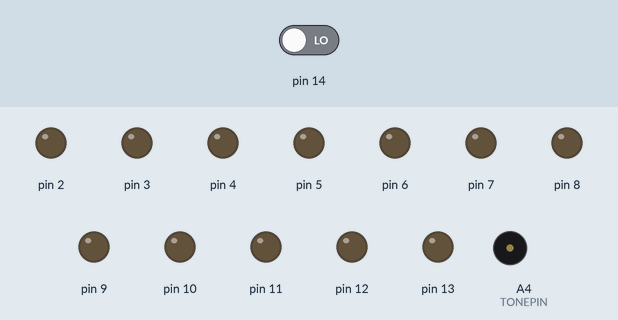
This sketch was run on a simulated Arduino Uno, built with avr-gcc and run on an emulated ATmega328P. On the bench: output pins drawn as LEDs (lit = HIGH), buzzer (waves = sounding). Inputs (shaded band) come from the test bench; at power-on: pin 14 LOW. Pins used as bus, display or sensor lines are not drawn; what the sketch prints to the serial monitor is not drawn.

Above: at 2.3 s.
2.4 s: pin 14 driven HIGH
At 5.9 s:
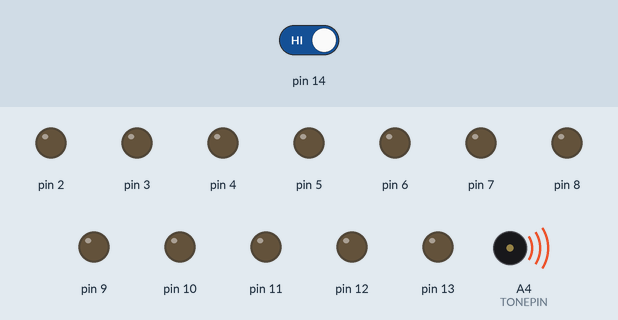
8.4 s: pin 14 driven LOW
At 9.6 s:
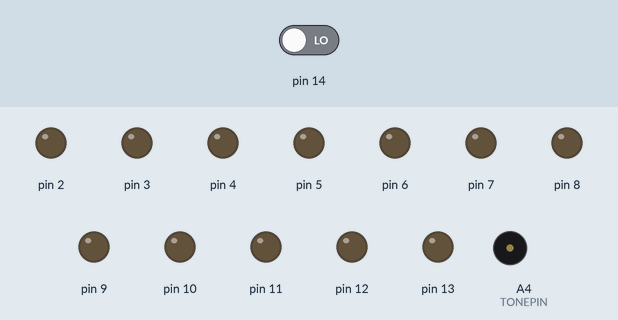
Timing chart, 0 to 11.4 s (numbered marks = the images above; inputs shaded):
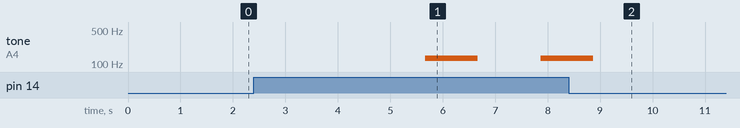

Measured:
- after the input at 2.4 s, tone on A4 (TONEPIN): silent → 131 Hz after 3.3 s, → silent 1.0 s later, → 131 Hz 1.2 s later
- after the input at 8.4 s, pin 13: stays LOW (without the input it goes to HIGH after 0.67 s)

The sketch:

TesteBiblioteca2.ino
```cpp
#include <CaixaDeLogica.h>
#include <NewTone.h>
#include <digitalWriteFast.h>

#define NOP __asm__ __volatile__ ("nop\n\t")
#define NOP10 NOP;NOP;NOP;NOP;NOP;NOP;NOP;NOP;NOP;NOP
#define NOP9 NOP;NOP;NOP;NOP;NOP;NOP;NOP;NOP;NOP
#define NOP8 NOP;NOP;NOP;NOP;NOP;NOP;NOP;NOP
#define NOP7 NOP;NOP;NOP;NOP;NOP;NOP;NOP
#define NOP6 NOP;NOP;NOP;NOP;NOP;NOP
#define NOP5 NOP;NOP;NOP;NOP;NOP
#define NOP4 NOP;NOP;NOP;NOP
#define NOP3 NOP;NOP;NOP
#define NOP2 NOP;NOP
#define NOP1 NOP

#define NOP11 NOP10;NOP1
#define NOP12 NOP10;NOP2
#define NOP13 NOP10;NOP3
#define NOP14 NOP10;NOP4
#define NOP15 NOP10;NOP5
#define NOP16 NOP10;NOP6
#define NOP17 NOP10;NOP7
#define NOP18 NOP10;NOP8
#define NOP19 NOP10;NOP9
#define NOP20 NOP10;NOP10

#define NOP21 NOP20;NOP1
#define NOP22 NOP20;NOP2
#define NOP23 NOP20;NOP3
#define NOP24 NOP20;NOP4
#define NOP25 NOP20;NOP5
#define NOP26 NOP20;NOP6
#define NOP27 NOP20;NOP7
#define NOP28 NOP20;NOP8
#define NOP29 NOP20;NOP9
#define NOP30 NOP20;NOP10

#define NOP31 NOP30;NOP1
#define NOP32 NOP30;NOP2
#define NOP33 NOP30;NOP3
#define NOP34 NOP30;NOP4
#define NOP35 NOP30;NOP5
#define NOP36 NOP30;NOP6
#define NOP37 NOP30;NOP7
#define NOP38 NOP30;NOP8
#define NOP39 NOP30;NOP9
#define NOP40 NOP30;NOP10

#define NOP41 NOP40;NOP1
#define NOP42 NOP40;NOP2
#define NOP43 NOP40;NOP3
#define NOP44 NOP40;NOP4
#define NOP45 NOP40;NOP5
#define NOP46 NOP40;NOP6
#define NOP47 NOP40;NOP7
#define NOP48 NOP40;NOP8
#define NOP49 NOP40;NOP9
#define NOP50 NOP40;NOP10

#define TONEPIN A4
// liga o pino 1
//#define TONEON PORTD = PORTD | B00000010
//#define TONEOFF PORTD = PORTD & B11111101
//PORTC
#define TONEON PORTC = PORTC | B00010000
#define TONEOFF PORTC = PORTC & B11101111

CaixaDeLogica caixa;
#define TONEDELAY 25
#define FTONEDELAY 25.0

byte* sin_wave = 0;
int sin_wave_size = 0;
float microsdelay;
float microsperiod;
float freq;
void setup() {
  float r;
  float wave_amplitude;
  float normalized_amplitude;
  float percent_amplitude;

    /*

  F = 1 /T
  F*T = 1
  T = 1/F

  MICROS = (T * 1_000_000)/2
  MICROS = T * 500_000
  MICROS = 1/F * 500_000;
  MICROS = 500_000/F

  tempo_i = MICROS*2
  loops * tempo_i = tempo_total
  loops = tempo_total/tempo_i

  */
  freq = (float)NOTE_C3;
  microsdelay  = 500000.0/freq;
  microsperiod = 1000000.0/freq;
  Serial.begin(9600);
  int samples = (int)(microsperiod/FTONEDELAY);

  // Allocation (let's suppose size contains some value discovered at runtime,
  // e.g. obtained from some external source or through other program logic)
  sin_wave = new byte [samples];
  sin_wave_size = samples;
  for(int i=0;i<sin_wave_size;i++)
  {
    //calculate pwm percentage based on sine wave
    r = (float)i/(float)sin_wave_size;
    r = r * 6.28;
    wave_amplitude = sin(r);
    normalized_amplitude = wave_amplitude + 1.0;
    percent_amplitude = (normalized_amplitude / 2.0);
    percent_amplitude = min(0.8,max(0.2,percent_amplitude));
    //calculate pwm on and off times based on calculated percentage
    sin_wave[i] = max(5,(int)(FTONEDELAY*percent_amplitude));
    Serial.println(sin_wave[i]);
  }


  Serial.print("Frequencia:");  Serial.print(freq); Serial.println(" Hertz");
  Serial.print("Period:"); Serial.print(microsperiod); Serial.println(" uS");
  Serial.print("Samples:"); Serial.println(sin_wave_size);
}

boolean apertado = false;
void loop() {
  if(caixa.lerBotao(0))
  {
    if(!apertado)
    {
      apertado = true;
      noInterrupts();
        tocar(1000);
      interrupts();
      delay(1000);
      tocarQuadrado(1000);
      delay(200);
      caixa.tocarNota(freq,1000);
      delay(1200);
      NewTone(TONEPIN,freq,1000);
      delay(1200);
      caixa.setarLed(0,0,HIGH);
    }
  }
  else
  {
    if(apertado)
    {
      caixa.setarLed(0,0,LOW);
      apertado = false;
    }
  }
}

void tocar(int tempo)
{

  float microtempo = ((float)tempo)*1000.0;
  int loops = (int)(microtempo/microsperiod);

  for(int i=0;i< loops;i++)
  {
    playwave();
//percent_Ontone(pin,microsdelay);
    //digitalWriteFast(pin,HIGH);
    //TONEON;
    //delayMicroseconds(microsdelay_on);
//percent_Offtone(pin,microsdelay);
    //digitalWriteFast(pin,LOW);
    //TONEOFF;
    //delayMicroseconds(microsdelay_off);
  }

}

void tocarQuadrado(int tempo)
{

  float microtempo = ((float)tempo)*1000.0;
  int loops = (int)(microtempo/microsperiod);
  for(int i=0;i< loops;i++)
  {
    TONEON;
    delayMicroseconds(microsdelay);
    TONEOFF;
    delayMicroseconds(microsdelay);
  }

}

void playwave()
{
  //int loops = microsdelay/100;
  // 160 para 10 micros
  // 75 75
  // 4 para cada toneon off
  //
  for(int i=0;i<sin_wave_size;i++)
  {
    TONEON;
    //digitalWriteFast(1,HIGH);
    delayMicroseconds(sin_wave[i]);

    //digitalWriteFast(1,LOW);
    TONEOFF;
    delayMicroseconds(TONEDELAY-sin_wave[i]);
  }
}
```
